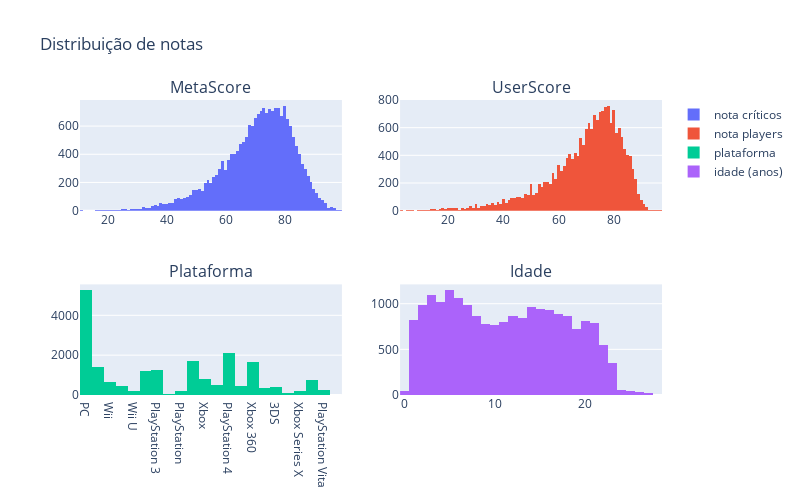

The cell this chart's notebook holds for it:
### Markdown cell above
## Visualização de Dados

### Code cell
fig = make_subplots(rows=2, cols=2, subplot_titles=(
    "MetaScore", "UserScore", "Plataforma", "Idade"))

fig.add_trace(
    go.Histogram(x=df['metascore'], name="nota críticos"),
    row=1, col=1
)

fig.add_trace(
    go.Histogram(x=df['user_score'], name="nota players"),
    row=1, col=2
)

fig.add_trace(
    go.Histogram(x=df['platform'], name="plataforma"),
    row=2, col=1
)

fig.add_trace(
    go.Histogram(x=df['age'], name="idade (anos)"),
    row=2, col=2
)


fig.update_layout(height=500, width=800, title_text="Distribuição de notas")
fig.show()

### Figure 1 — Plotly figure (JSON) as saved in the notebook; plotly's stock layout.template omitted (floating-point values rounded to 4 significant figures; data arrays with more than 128 entries replaced by an {"elided": "..."} marker saying what was removed)
{"data": [{"name": "nota críticos", "type": "histogram", "x": {"elided": "20022 int values"}, "xaxis": "x", "yaxis": "y"}, {"name": "nota players", "type": "histogram", "x": {"elided": "20022 int values"}, "xaxis": "x2", "yaxis": "y2"}, {"name": "plataforma", "type": "histogram", "x": {"elided": "20022 str values"}, "xaxis": "x3", "yaxis": "y3"}, {"name": "idade (anos)", "type": "histogram", "x": {"elided": "20022 int values"}, "xaxis": "x4", "yaxis": "y4"}], "layout": {"annotations": [{"font": {"size": 16}, "showarrow": false, "text": "MetaScore", "x": 0.225, "xanchor": "center", "xref": "paper", "y": 1, "yanchor": "bottom", "yref": "paper"}, {"font": {"size": 16}, "showarrow": false, "text": "UserScore", "x": 0.775, "xanchor": "center", "xref": "paper", "y": 1, "yanchor": "bottom", "yref": "paper"}, {"font": {"size": 16}, "showarrow": false, "text": "Plataforma", "x": 0.225, "xanchor": "center", "xref": "paper", "y": 0.375, "yanchor": "bottom", "yref": "paper"}, {"font": {"size": 16}, "showarrow": false, "text": "Idade", "x": 0.775, "xanchor": "center", "xref": "paper", "y": 0.375, "yanchor": "bottom", "yref": "paper"}], "height": 500, "title": {"text": "Distribuição de notas"}, "width": 800, "xaxis": {"anchor": "y", "domain": [0, 0.45]}, "xaxis2": {"anchor": "y2", "domain": [0.55, 1]}, "xaxis3": {"anchor": "y3", "domain": [0, 0.45]}, "xaxis4": {"anchor": "y4", "domain": [0.55, 1]}, "yaxis": {"anchor": "x", "domain": [0.625, 1]}, "yaxis2": {"anchor": "x2", "domain": [0.625, 1]}, "yaxis3": {"anchor": "x3", "domain": [0, 0.375]}, "yaxis4": {"anchor": "x4", "domain": [0, 0.375]}}}
